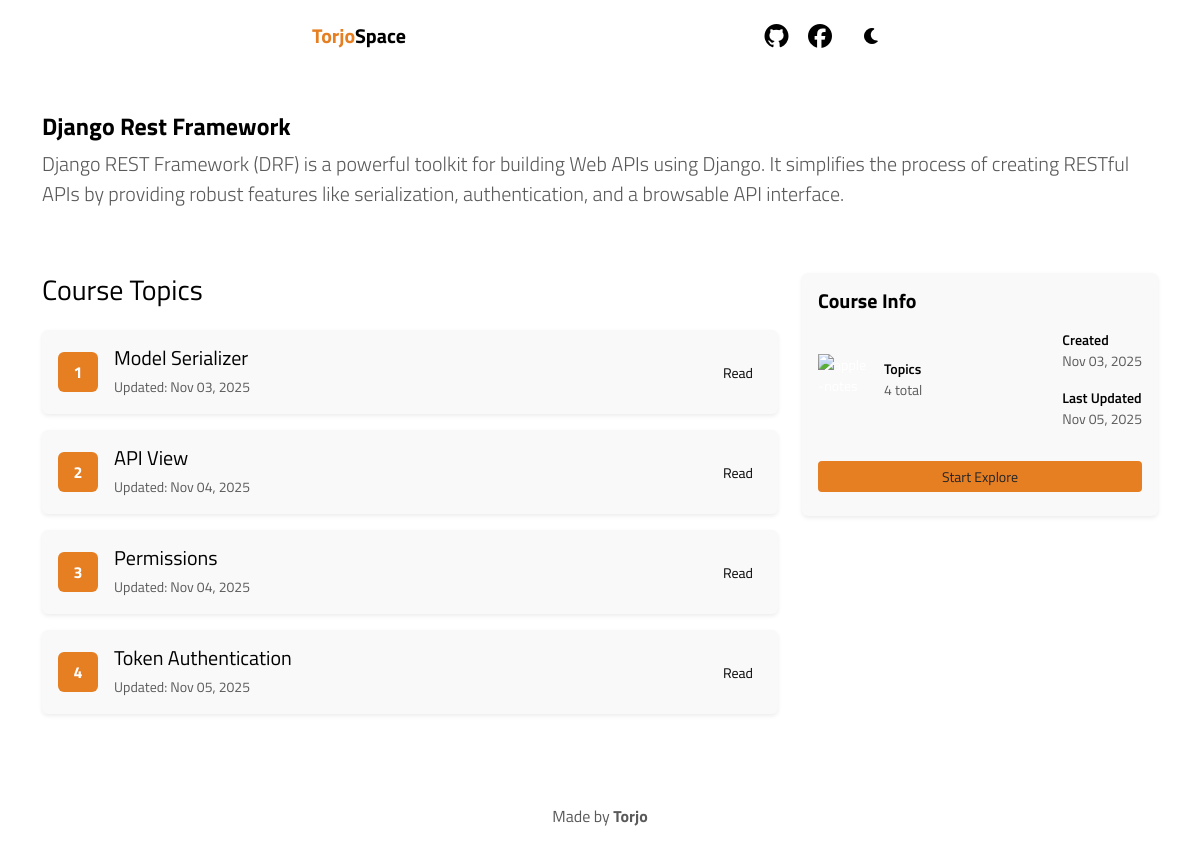
The page /collection/django-rest-framework/ on the database as committed earlier.
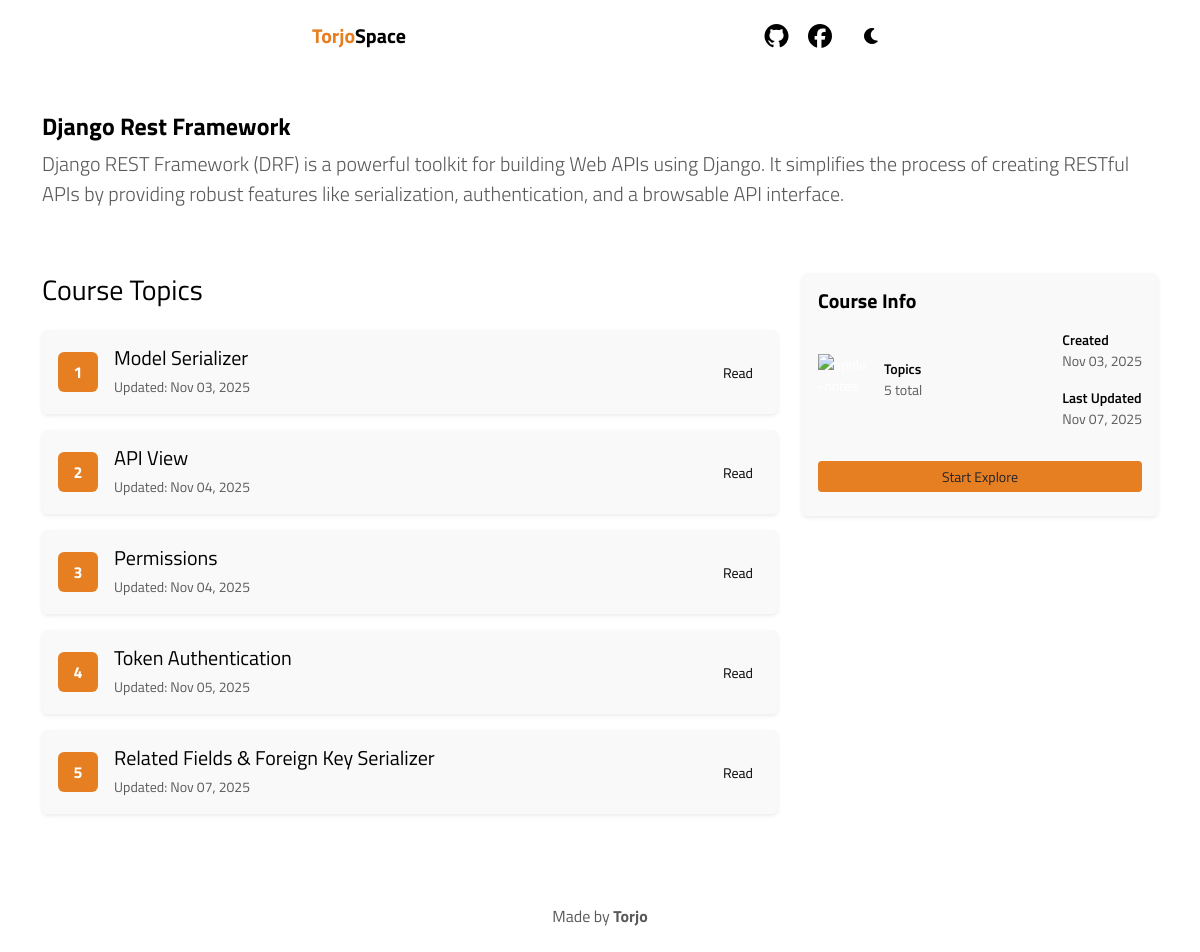
The same page on the database as committed later.
### doc/models.py (models this page shows, shortened)
class Collection(models.Model):
    title = models.CharField(max_length=200)
    slug = models.SlugField(unique=True, blank=True)
    description = models.TextField()
    created_by = models.ForeignKey(User, on_delete=models.CASCADE)
    created_at = models.DateTimeField(auto_now_add=True)
    updated_at = models.DateTimeField(auto_now=True)
    is_published = models.BooleanField(default=False)
    bg = models.ImageField(upload_to='collection_backgrounds/', blank=True, null=True)
    class Meta:
        ordering = ['-created_at']
    def __str__(self):
        return self.title

class Topic(models.Model):
    collection = models.ForeignKey(Collection, on_delete=models.CASCADE, related_name='topics')
    title = models.CharField(max_length=200)
    slug = models.SlugField(blank=True)
    order = models.PositiveIntegerField(default=0)
    created_at = models.DateTimeField(auto_now_add=True)
    updated_at = models.DateTimeField(auto_now=True)
    class Meta:
        ordering = ['order', 'created_at']
        unique_together = ['collection', 'slug']

### doc/views.py (the view)
# urls.py: path('collection/<slug:slug>/', views.collection_detail, name='collection_detail'),
def collection_detail(request, slug):
    collection = Collection.objects.get(slug=slug)
    print('collection:', collection)
    topics = collection.topics.all()
    return render(request, 'doc/collection_detail.html', {'collection': collection, 'topics': topics})

### doc/templates/doc/collection_detail.html (shortened to what this page needs)
{% extends 'doc/base.html' %}
{% block content %}
<div>
    <div class="container py-5 text-white">
        <h4 class="fw-bold" style="color: var(--text-primary);">{{ collection.title }}</h4>
        <p class="lead " style="color: var(--text-secondary);">{{ collection.description }}</p>
    </div>
</div>
<div class="container ">
    <div class="row">
        <div class="col-lg-8">
            <h3 class="mb-4">Course Topics</h3>
            {% for topic in topics %}
            <div class="card mb-3 shadow-sm border-0" style="background-color: var(--bg-secondary); color: var(--text-primary);">
                <div class="card-body">
                    <div class="d-flex align-items-center">
                        <div class="text-white rounded d-flex align-items-center justify-content-center me-3"
                            style="background-color: var(--primary-color); width: 40px; height: 40px;">
                            <strong>{{ forloop.counter }}</strong>
                        </div>
                        <div class="flex-grow-1">
                            <h5 class="mb-1">{{ topic.title }}</h5>
                            <small style="color: var(--text-secondary);">Updated: {{ topic.updated_at|date:"M d, Y" }}</small>
                        </div>
                        <a href="{% url 'topic_detail' topic.id %}" class="btn btn-sm" style="color: var(--text-primary)">
                            Read
                        </a>
                    </div>
                </div>
            </div>
            {% empty %}
            <div class="alert alert-warning">No topics available yet in this course.</div>
            {% endfor %}
        </div>
        <div class="col-lg-4">
            <div class="card border-0 shadow-sm sticky-top"style="background-color: var(--bg-secondary); color: var(--text-primary);">
                <div class="card-body">
                    <h5 class="card-title fw-bold mb-3">Course Info</h5>
                    <ul class="list-unstyled small mb-3 d-flex justify-content-between">
                        <li class="d-flex align-items-center mb-3">
                            <span
                                class="d-inline-flex align-items-center justify-content-center rounded-circle text-white me-3"
                               ><img width="50" height="50" src="https://img.icons8.com/clouds/100/apple-notes.png" alt="apple-notes"/></span>
                            <div>
                                <div class="fw-semibold">Topics</div>
                                <div class="text-muted">{{ topics.count }} total</div>
                            </div>
                        </li>
                        <div>
                            <li class="d-flex align-items-center mb-3">
                                <div>
                                    <div class="fw-semibold">Created</div>
                                    <div class="text-muted">{{ collection.created_at|date:"M d, Y" }}</div>
                                </div>
                            </li>
                            <li class="d-flex align-items-center mb-3">
                                <div>
                                    <div class="fw-semibold">Last Updated</div>
                                    <div class="text-muted">{{ collection.updated_at|date:"M d, Y" }}</div>
                                </div>
                            </li>
                        </div>
                    </ul>
                    {% if topics %}
                    <a href="{% url 'topic_detail' topics.0.id %}" class="btn btn-sm w-100 mb-2"
                        style="background-color: var(--primary-color);">Start
                        Explore</a>
                    {% else %}
                    <button class="btn btn-danger btn-sm w-100 mb-2" disabled>Start Course</button>
                    {% endif %}
                </div>
            </div>
        </div>
    </div>
</div>
{% endblock %}

### doc/templates/doc/base.html (shortened to what this page needs)
<!DOCTYPE html>
<html lang="en">
<head>
    <link href="https://cdn.jsdelivr.net/npm/bootstrap@5.3.0/dist/css/bootstrap.min.css" rel="stylesheet">
    <link rel="stylesheet" href="https://cdnjs.cloudflare.com/ajax/libs/prism/1.29.0/themes/prism-tomorrow.min.css">
    <link rel="stylesheet" href="https://cdnjs.cloudflare.com/ajax/libs/font-awesome/7.0.1/css/all.min.css" />
</head>
<body>
    <nav class="navbar navbar-dark sticky-top mt-2">
        <div class="container-fluid text-center justify-content-between">
            <a class="navbar-brand fw-bold" style="color: var(--text-primary);" href="/">
                <span style="color: var(--primary-color);">Torjo</span>Space
            </a>
            <div class="d-flex align-items-center">
                <div class="socal-links me-3">
                    <a href="https://github.com/faysalhassantorjo" target="_blank"><i class="fab fa-github"></i></a>
                    <a href="https://www.facebook.com/faysalhassantorjo" target="_blank"><i class="fab fa-facebook"></i></a>
                </div>
                <button id="theme-toggle"  style="color: var(--text-primary); background: none; border: none;  cursor: pointer;">
                </button>
            </div>
        </div>
    </nav>
    {% block content %}{% endblock %}
    <footer class="text-center py-4 ">
        <p class="mb-0">
            Made by <strong>Torjo</strong>
        </p>
    </footer>
</body>
</html>

### doc/templates/doc/base.html (style rules this page uses)
:root { --primary-color: #e67e22; --text-primary: #000; --text-secondary: #5a5a5a; --bg: #fff; --bg-secondary: #f9f9f9; --glass-bg: rgba(255, 255, 255, 0.15); --border: rgba(0,0,0,0.08) }
html, body { font-family: 'Titillium Web', sans-serif; background-color: var(--bg); color: var(--text-primary); transition: background-color 0.3s, color 0.3s; }
nav { width: 50%; border-radius: 10px 12px 10px 12px; margin: auto; background: var(--glass-bg); backdrop-filter: blur(10px); -webkit-backdrop-filter: blur(10px); }
footer { background:var(--glass-bg); backdrop-filter: blur(10px); -webkit-backdrop-filter: blur(10px); color: var(--text-secondary); }
.socal-links a i { color: var(--text-primary); }
.socal-links a { color: white; margin: 0 5px; font-size: 1.5rem; transition: color 0.3s ease; }

### doc/templates/doc/collection_detail.html (style rules this page uses)
.text-muted { color: var(--text-secondary) !important; }
footer { margin-top: 50px; }

Rows that differ between the two databases and show on the page:
changed Collection "Django Rest Framework": updated_at "Nov 05, 2025" → "Nov 07, 2025"
added Topic: title "Related Fields & Foreign Key Serializer", updated_at "Nov 07, 2025"
Other text that changed with them:
{{ topics.count }}: "4" → "5"
